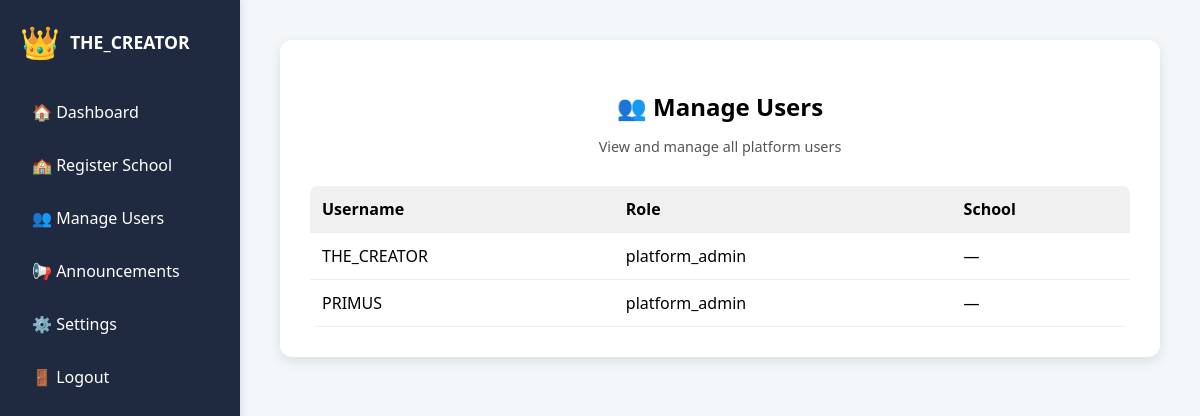
Page /manage_users/ (signed in) on the earlier database version.
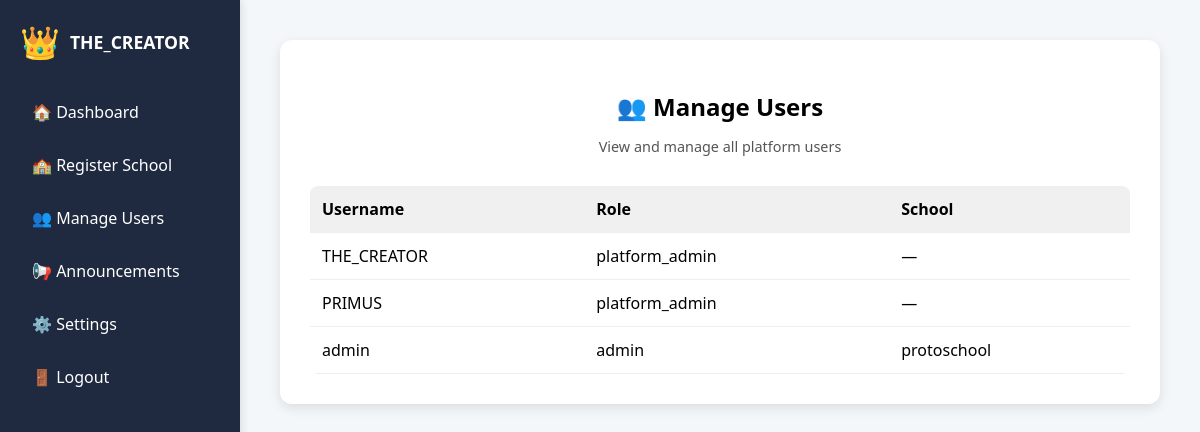
Same page on the later database version.
### theschool/models.py (models this page shows, shortened)
class User(AbstractUser):
    ROLE_CHOICES = (
        ('admin', 'Admin'),
        ('teacher', 'Teacher'),
        ('parent', 'Parent'),
        ('platform_admin', 'Platform Admin'),
    )
    role = models.CharField(max_length=20, choices=ROLE_CHOICES)
    school = models.ForeignKey(School, on_delete=models.CASCADE, null=True, blank=True)
    phone_number = models.CharField(max_length=20, blank=True)
    is_platform_admin = models.BooleanField(default=False)

class School(models.Model):
    name = models.CharField(max_length=255)
    address = models.TextField()
    created_at = models.DateTimeField(auto_now_add=True)

### theschool/views.py (the view)
# urls.py: path('manage_users/', views.manage_users_view, name='manage_users'),
@login_required
def manage_users_view(request):
    if not request.user.is_platform_admin:
        return redirect('dashboard')
    users = User.objects.all()
    return render(request, 'manage_users.html', {'users': users})

### templates/manage_users.html (shortened to what this page needs)
{% load static %}
<!DOCTYPE html>
<html lang="en">
<head>
  <link rel="stylesheet" href="{% static 'css/sidebar.css' %}">
  <link rel="stylesheet" href="{% static 'css/manage_users.css' %}">
</head>
<body>
  {% include 'sidebar.html' %}
  <main class="main-content">
    <div class="users-container">
      <h2>👥 Manage Users</h2>
      <p class="subtitle">View and manage all platform users</p>
      <table class="users-table">
        <thead>
          <tr>
            <th>Username</th>
            <th>Role</th>
            <th>School</th>
          </tr>
        </thead>
        <tbody>
          {% for user in users %}
            <tr>
              <td>{{ user.username }}</td>
              <td>{{ user.role }}</td>
              <td>
                {% if user.school %}
                    {{ user.school.name }}
                {% else %}
                    —
                {% endif %}
              </td>
            </tr>
          {% endfor %}
        </tbody>
      </table>
    </div>
  </main>
</body>
</html>

### templates/sidebar.html
{% load static %}
<link rel="stylesheet" href="{% static 'css/sidebar.css' %}">
<aside class="sidebar">
  <div class="profile">
    <div class="avatar">👑</div>
    <div class="info">
      <span class="username">{{ request.user.username }}</span>
    </div>
  </div>
  <nav>
    <ul class="nav-links">
      <li><a href="{% url 'platform_dashboard' %}">🏠 Dashboard</a></li>
      <li><a href="{% url 'register_school' %}">🏫 Register School</a></li>
      <li><a href="{% url 'manage_users' %}">👥 Manage Users</a></li>
      <li><a href="{% url 'announcements' %}">📢 Announcements</a></li>
      <li><a href="{% url 'settings' %}">⚙️ Settings</a></li>
      <li><a href="{% url 'logout' %}">🚪 Logout</a></li>
    </ul>
  </nav>
</aside>

Differences in the rows shown:
added User: username "admin", role "admin", school.name "protoschool"
